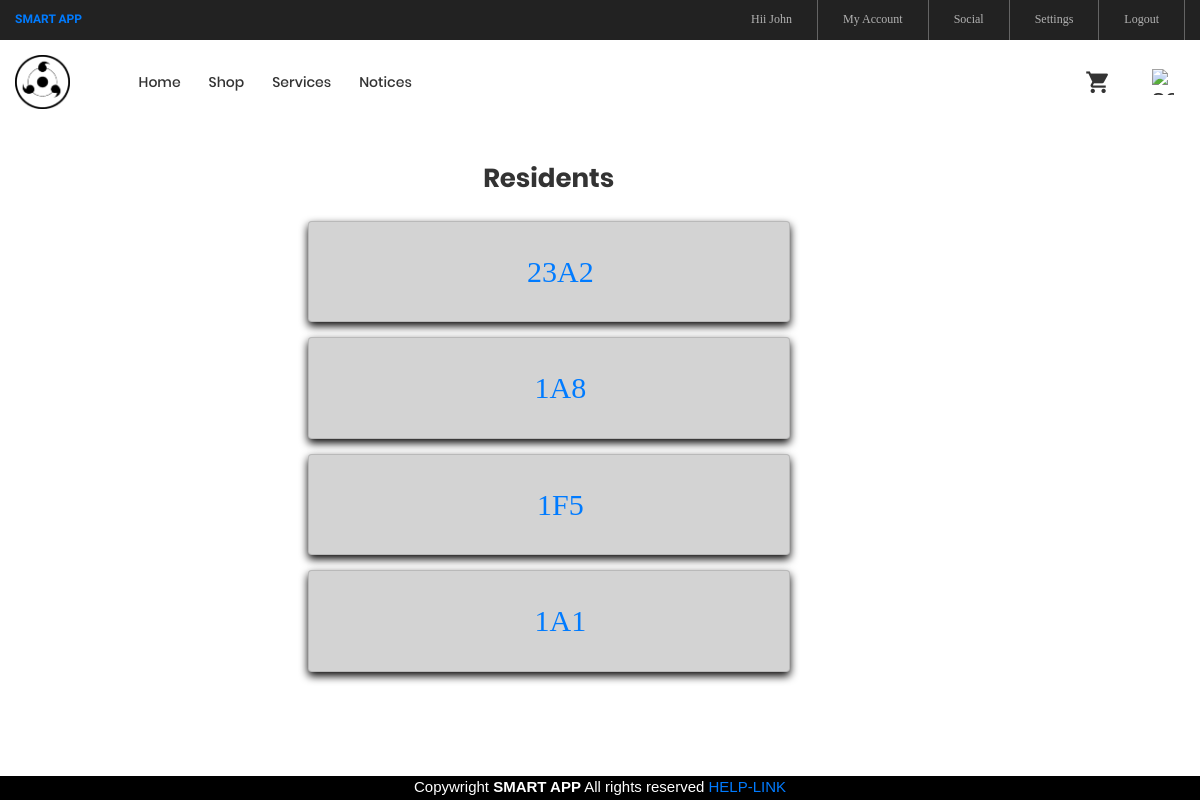
The page /residents/ (signed in) on the database as committed earlier.
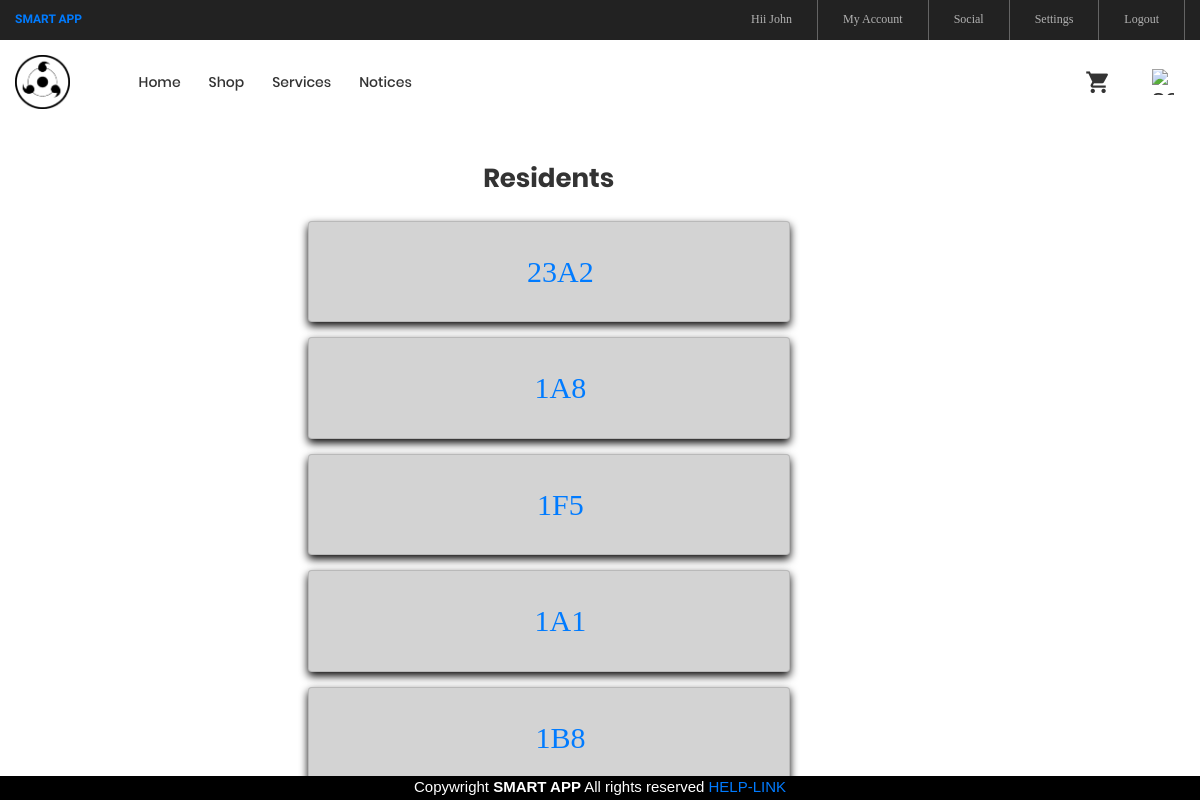
The same page on the database as committed later.
### signin/models.py (models this page shows, shortened)
class UserProfile(models.Model):
        user = models.OneToOneField(User, on_delete=models.CASCADE)
        flat_number = models.CharField(max_length=30)
        mobile_number = models.CharField(max_length=20)
        pro_pic=models.ImageField(upload_to='images',blank=True,null=True)

### ser/views.py (the view)
# urls.py: path('residents/',views.residents,name="residents"),
@login_required
def residents(request):
    tenants=UserProfile.objects.all()
    info=[]
    for x in tenants:
        y={'flnum':x.flat_number}
        info.append(y)
    context={
            'info':info
        }
    return render(request,'residents.html',context)

### templates/residents.html (shortened to what this page needs)
{% extends "base.html" %}
{% load static %}
{% block page_content %}
<body>
<div class="row " style="margin-top: 10%">
  <div class="col-md-3"></div>
<div  class="col-md-5" style="color:black">
    <h1 class="ltext-108 cl2 hov-cl1 trans-04 p-b-10" style="text-align: center;">Residents</h1>
    {% for y in info %}
    <div class="card p-3 m-t-15" style="background-color: lightgray">
	<li class="btn">
                        <a class="nav-link" href= "{% url 'category-list' y.flnum %}" style="font-size: 30px"><span class="lnr lnr-apartment">{{y.flnum}}</span></a>
                    </li>
    </div>
{% endfor %}
  <div class="col-md-3"></div>
</body>
{% endblock %}

Rows that differ between the two databases and show on the page:
added UserProfile: flnum "1B8"
